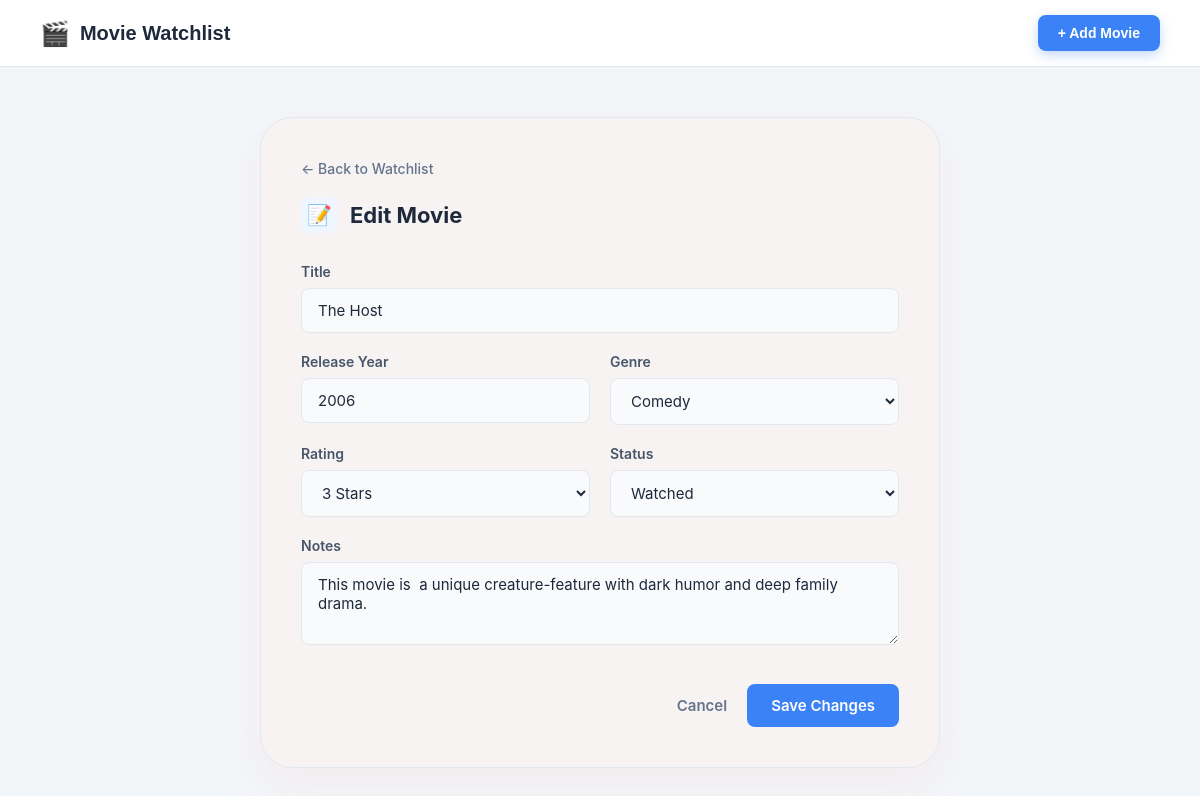
Page /movies/edit/8 on the committed database.
### tables this page shows
CREATE TABLE movies (
            id INTEGER PRIMARY KEY AUTOINCREMENT,
            title TEXT NOT NULL,
            genre TEXT,
            release_year INTEGER,
            rating INTEGER,
            status TEXT NOT NULL,
            notes TEXT
        );

### endpoint/movies.py (the view, shortened to what this page needs)
@movies_bp.route('/movies/edit/<int:movie_id>', methods=['GET', 'POST'])
def edit(movie_id):
    movie = get_movies_by_id_service(movie_id)
    if not movie:
        flash("Movie not found.", "danger")
        return redirect(url_for('movies.index'))
    return render_template('edit.html', movie=movie)

### business_logic/movie_service.py (called while the page is built)
def get_movies_by_id_service(movie_id):
    conn = get_db_connection()
    row = conn.execute('SELECT * FROM movies WHERE id = ?', (movie_id,)).fetchone()
    conn.close()
    return Movie.from_row(row) if row else None

### data_access/movie_repository.py (called while the page is built)
def get_db_connection():
    conn = sqlite3.connect(DATABASE)
    conn.row_factory = sqlite3.Row
    return conn

### models/movie.py (called while the page is built)
    @classmethod
    def from_row(cls, row):
        if not row:
            return None
        data = dict(row)
        return cls(
            id=data.get('id'),
            title=data.get('title'),
            genre=data.get('genre'),
            release_year=data.get('release_year'),
            rating=data.get('rating'),
            status=data.get('status'),
            notes=data.get('notes')
        )

### templates/edit.html (shortened to what this page needs)
<!DOCTYPE html>
<html lang="en">
<head>
    <link rel="stylesheet" href="{{ url_for('static', filename='css/style.css') }}">
</head>
<body class="bg-gray-light">
    <header class="watchlist-header" style="background: white; padding: 15px 40px; border-bottom: 1px solid #e2e8f0; display: flex; justify-content: space-between; align-items: center; margin-bottom: 30px;">
        <div class="logo-area" style="display: flex; align-items: center; gap: 10px;">
            <span style="font-size: 24px; color: #3b82f6;">🎬</span>
            <h1 class="main-title" style="font-size: 20px; font-weight: 700; color: #1e293b; margin: 0; font-family: sans-serif;">Movie Watchlist</h1>
        </div>
        <a href="{{ url_for('movies.create') }}" class="add-movie-btn" style="background: #3b82f6; color: white; padding: 10px 20px; border-radius: 8px; text-decoration: none; font-weight: 600; font-size: 14px; display: inline-flex; align-items: center; gap: 5px; font-family: sans-serif;">
            + Add Movie
        </a>
    </header>
    <div class="page-container">
        <div class="movie-card">
            <a href="{{ url_for('movies.index') }}" class="back-link">
                &larr; Back to Watchlist
            </a>
            <div class="card-header-title">
                <span class="header-icon">📝</span>
                <span>Edit Movie</span>
            </div>
            <form action="{{ url_for('movies.edit', movie_id=movie.id) }}" method="POST">
                {% include '_form_fields.html' %}
            </form>
        </div>
    </div>
</body>
</html>

### templates/_form_fields.html (shortened to what this page needs)
<div class="form-grid">
    <div class="form-group full-width">
        <label for="title">Title</label>
        <input type="text" id="title" name="title" placeholder="Venom" maxlength="100"
               value="{{ request.form.get('title', movie.title if movie else '') }}" >
    </div>
    <div class="form-group">
        <label for="release_year">Release Year</label>
        <input type="number" id="release_year" name="release_year" placeholder="2006" min="1888" max="2026"
               value="{{ request.form.get('release_year', movie.release_year if movie else '') }}">
    </div>
    <div class="form-group">
        <label for="genre">Genre</label>
        <select id="genre" name="genre" >
            {% set selected_genre = request.form.get('genre', movie.genre if movie else '') %}
            {% for g in ['Action', 'Comedy', 'Drama', 'Sci-Fi', 'Thriller', 'Horror', 'Romance', 'Other'] %}
                <option value="{{ g }}" {% if selected_genre == g %}selected{% endif %}>{{ g }}</option>
            {% endfor %}
        </select>
    </div>
    <div class="form-group">
        <label for="rating">Rating</label>
        <select id="rating" name="rating">
            {% set selected_rating = request.form.get('rating', movie.rating|string if movie else '1') %}
            {% for r in range(1, 6) %}
                <option value="{{ r }}" {% if selected_rating == r|string %}selected{% endif %}>{{ r }} Star{{ 's' if r > 1 else '' }}</option>
            {% endfor %}
        </select>
    </div>
    <div class="form-group">
        <label for="status">Status</label>
        <select id="status" name="status">
            {% set selected_status = request.form.get('status', movie.status if movie else 'To-Watch') %}
            <option value="Watched" {% if selected_status == 'Watched' %}selected{% endif %}>Watched</option>
        </select>
    </div>
    <div class="form-group full-width">
        <label for="notes">Notes</label>
        {% set selected_notes = request.form.get('notes', movie.notes if movie and movie.notes != 'This movie have no notes.' else '') %}
        <textarea id="notes" name="notes" rows="3" placeholder="Your thoughts..." maxlength="500">{{ selected_notes }}</textarea>
    </div>
</div>
<div class="form-actions">
    <a href="{{ url_for('movies.index') }}" class="btn-cancel">Cancel</a>
    <button type="submit" class="btn-save">
        {% if 'edit' in request.endpoint %}Save Changes{% else %}Add Movie{% endif %}
    </button>
</div>

### static/css/style.css (style rules this page uses)
body { background-color: #f3f6f9; margin: 0; font-family: 'Inter', system-ui, -apple-system, sans-serif; color: #1e293b; }
.page-container { max-width: 1200px; margin: 0 auto; padding: 0 40px 40px 40px; }
.back-link { text-decoration: none; color: #64748b; font-size: 14px; font-weight: 500; display: inline-flex; align-items: center; gap: 5px; margin-bottom: 20px; transition: color 0.2s; }
.movie-card { background: #ffffff; border: 1px solid #e2e8f0; border-radius: 16px; padding: 35px 40px; max-width: 650px; margin: 0 auto; box-shadow: 0 4px 12px rgba(0, 0, 0, 0.03); }
.card-header-title { display: flex; align-items: center; gap: 12px; font-size: 22px; font-weight: 700; color: #1e293b; margin-bottom: 30px; }
.header-icon { font-size: 20px; background-color: #eff6ff; padding: 6px; border-radius: 8px; display: inline-flex; align-items: center; justify-content: center; }
.form-grid { display: grid; grid-template-columns: 1fr 1fr; gap: 20px; }
.form-group.full-width { grid-column: span 2; }
.form-group label { display: block; font-size: 14px; font-weight: 600; color: #475569; margin-bottom: 8px; }
.form-group input, .form-group select, .form-group textarea { width: 100%; padding: 12px 16px; border: 1px solid #e2e8f0; border-radius: 8px; background-color: #f8fafc; color: #1e293b; font-size: 15px; font-family: inherit; transition: all 0.2s ease-in-out; box-sizing: border-box; }
.form-group input::placeholder, .form-group textarea::placeholder { color: #94a3b8; }
.form-actions { display: flex; justify-content: flex-end; align-items: center; gap: 20px; margin-top: 35px; }
.btn-cancel { color: #64748b; text-decoration: none; font-size: 15px; font-weight: 600; transition: color 0.2s; }
.btn-save { background-color: #3b82f6; color: #ffffff; padding: 12px 24px; border: none; border-radius: 8px; font-size: 15px; font-weight: 600; cursor: pointer; font-family: inherit; transition: background-color 0.2s; }
* { margin: 0; padding: 0; box-sizing: border-box; font-family: -apple-system, BlinkMacSystemFont, "Segoe UI", Roboto, "Helvetica Neue", Arial, sans-serif; }
.page-container { width: 100%; max-width: 1200px; padding: 20px; display: flex; justify-content: center; align-items: center; }
.movie-card { background-color: #f7f3f3; width: 100%; max-width: 680px; border-radius: 32px; padding: 40px; box-shadow: 0 20px 40px rgba(243, 206, 206, 0.25); position: relative; }
* { margin: 0; padding: 0; box-sizing: border-box; font-family: -apple-system, BlinkMacSystemFont, "Segoe UI", Roboto, Helvetica, Arial, sans-serif; }
body.bg-gray-light { background-color: #f3f6f9; color: #333333; min-height: 100vh; }
.watchlist-header { display: flex; justify-content: space-between; align-items: center; margin-bottom: 30px; }
.logo-area { display: flex; align-items: center; gap: 12px; }
.main-title { font-size: 24px; font-weight: 800; color: #1e293b; }
.add-movie-btn { background-color: #3b82f6; color: #ffffff; padding: 10px 20px; border-radius: 12px; display: inline-flex; align-items: center; gap: 8px; text-decoration: none; font-size: 14px; font-weight: 700; box-shadow: 0 4px 12px rgba(59, 130, 246, 0.3); transition: all 0.2s ease; }

### rows in the picture
movies: title "The Host", release_year "2006", genre "Comedy", status "Watched", notes "This movie is a unique creature-feature with dark humor and deep family drama."

### other values in the picture
form field rating "3 Stars"
